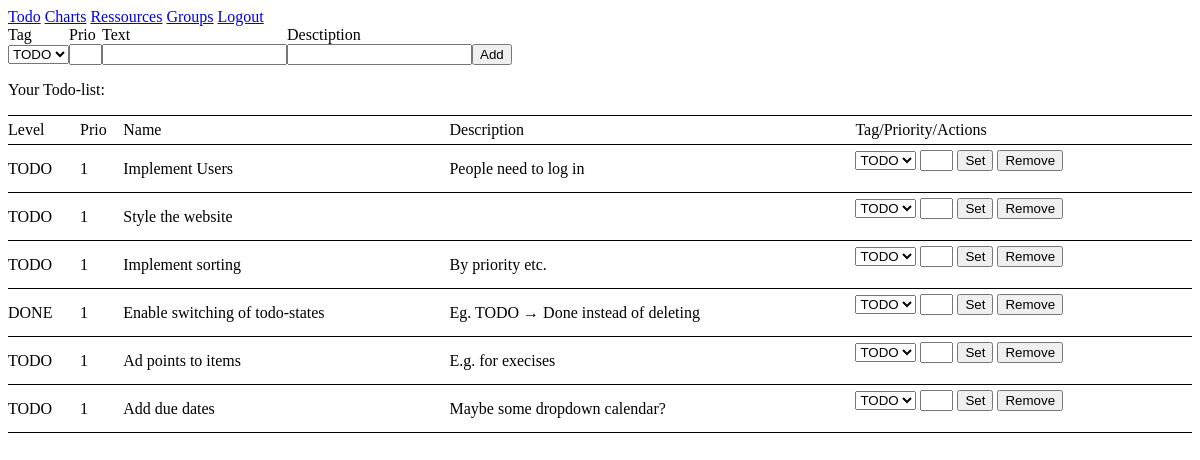
The app's page /, older data.
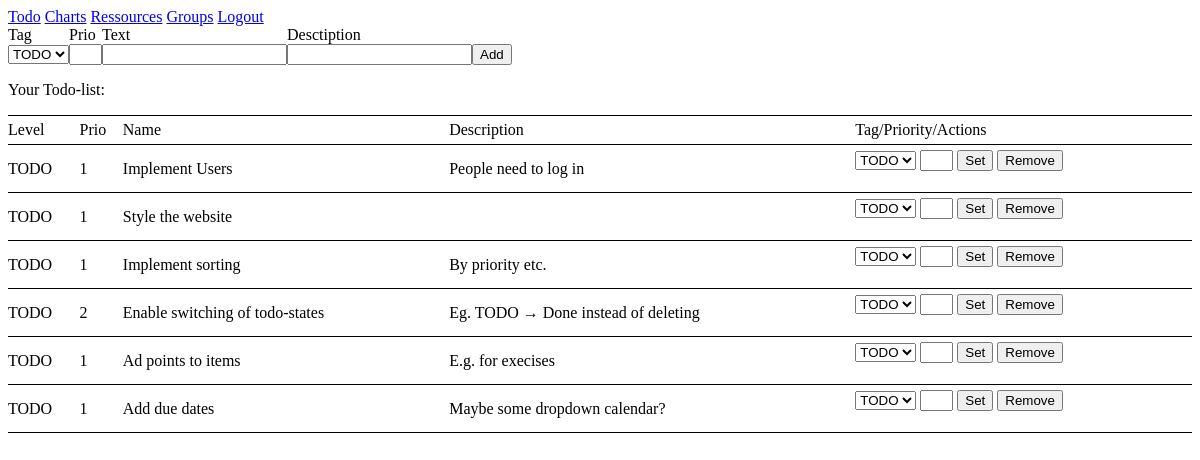
The same page, newer data.
### todolist/models.py (models this page shows, shortened)
class TodoItem(models.Model):
    priority = models.IntegerField()
    todo_type = models.ForeignKey(TodoType)
    todo_text = models.CharField(max_length=200)
    todo_description = models.CharField(max_length=1000)
    deadline = models.DateTimeField()

class TodoType(models.Model):
    type_tag_name = models.CharField(max_length=10)
    type_tag_description = models.CharField(max_length=1000)
    type_color_red = models.IntegerField()
    type_color_green = models.IntegerField()
    type_color_blue = models.IntegerField()
    def __unicode__(self):
        return self.type_tag_name

### todolist/views.py (the view)
# urls.py: url(r'^$', views.TodoListView.as_view(), name='index'),
class TodoListView(generic.ListView):
    template_name = 'todolist/index.html'
    context_object_name = 'todo_data'
    def get_context_data(self, **kwargs):
        context = super(generic.ListView, self).get_context_data(**kwargs)
        context['todo_items'] = TodoItem.objects.all()
        context['todo_types'] = TodoType.objects.all()
        return context
    def get_queryset(self):
        return TodoItem.objects.all()

### todolist/templates/todolist/index.html (shortened to what this page needs)
{% load staticfiles %}
<link rel="stylesheet" type="text/css" href="{% static 'todolist/style.css' %}" />
{% include "todolist/headlinks.html" %}
<form action="{% url 'todolist:add_todo' %}" method="post">
  <table class="plain-table">
    <tr>
      <td>Tag</td>
      <td>Prio</td>
      <td>Text</td>
      <td>Desctiption</td>
    </tr>
    <tr>
      <td>
	<select name="new_todo_tag">
	  {% for item in todo_types %}
	  <option value="{{item.id}}">{{item}}</option>
	  {% endfor %}
	</select>
      </td>
      <td><input type="Text" size=1 name="new_todo_priority"/></td>
      <td><input type="Text" name="new_todo_text"/></td>
      <td><input type="Text" name="new_todo_description"/></td>
      <td><input type="submit" name="add_todo_button" value="Add"/> </td>
    </tr>
</table>
</form>
{% if todo_items %}
<p>Your Todo-list:</p>
<table style="width:100%">
  <tr>
    <td>Level</td>
    <td>Prio</td>
    <td>Name</td>
    <td>Description</td>
    <td>Tag/Priority/Actions</td>
  </tr>
  {% for item in todo_items %}
  <tr>
    <td> {{ item.todo_type.type_tag_name }} </td>
    <td> {{ item.priority }} </td>
    <td> {{ item.todo_text }} </td>
    <td> {{ item.todo_description }} </td>
    <td>
      <form action="{% url 'todolist:remove_todo' %}" method="post">
	<select name="set_todo_tag">
	  {% for item in todo_types %}
	  <option value="{{item.id}}">{{item}}</option>
	  {% endfor %}
	</select>
	<input type="Text" size="1" name="todo_priority"/>
	<button type="submit" name="set" value="{{item.id}}">Set</button>
	<button type="submit" name="remove" value="{{item.id}}">Remove</button>
      </form>
    </td>
  </tr>
  {% endfor %}
</table>
{% else %}
<p>Nothing to do :)</p>
{% endif %}

Row changes from the older to the newer data that the page shows:
changed TodoItem "Enable switching of todo-states": todo_type.type_tag_name "DONE" → "TODO"; priority "1" → "2"
